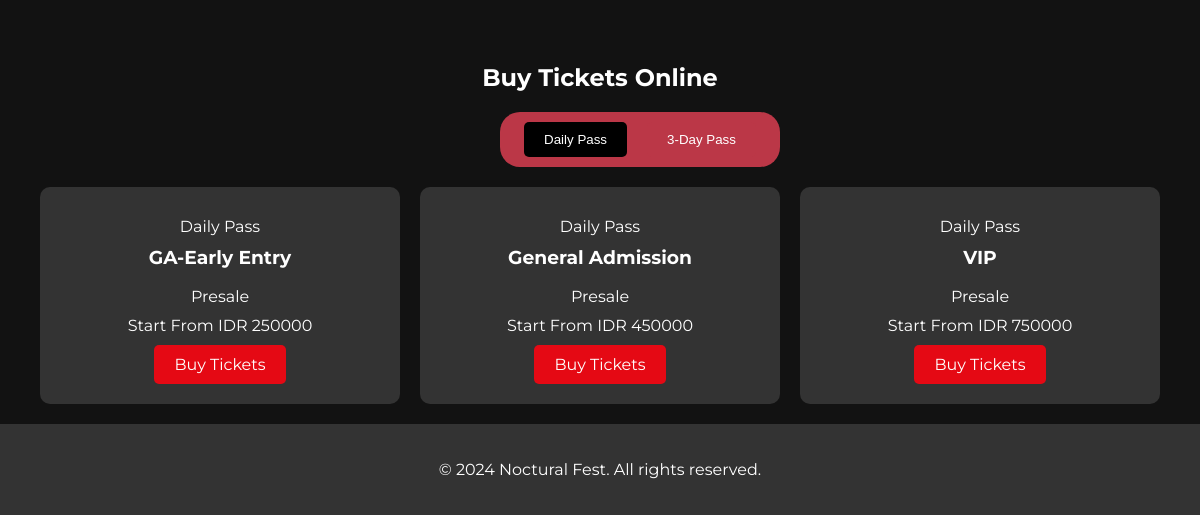
Before: / (lower part) with the older database file.
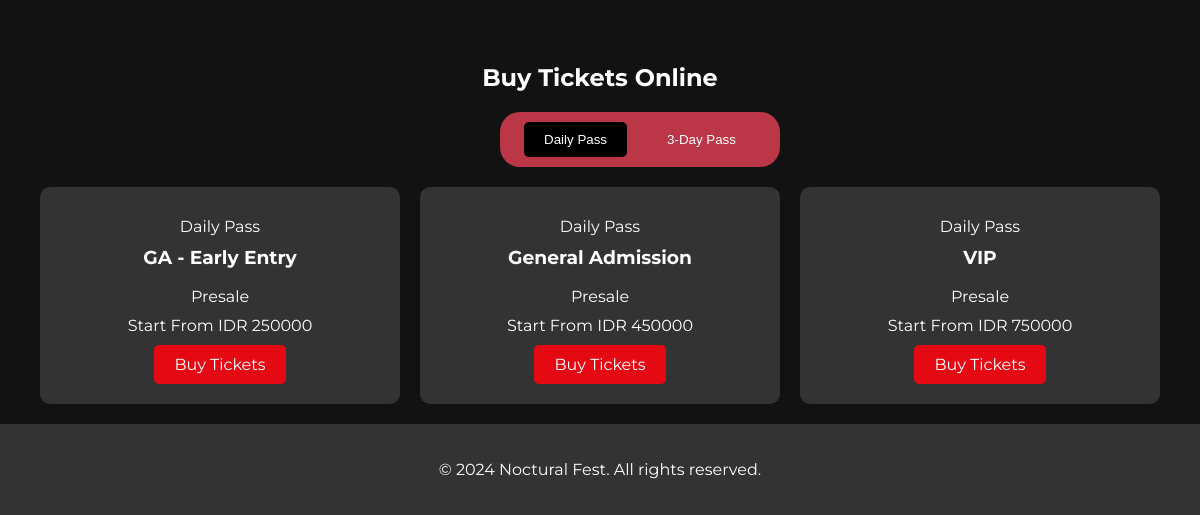
After: the same page with the newer database file.
### tables this page shows
CREATE TABLE `tiketdailypass` (
  `id` int(11) NOT NULL,
  `ticketKategori` varchar(128) NOT NULL,
  `price` int(128) NOT NULL,
  `stok` int(128) NOT NULL,
  `Tanggal` longtext NOT NULL
);

### application/controllers/home.php (called while the page is built, shortened)
<?php
class Home extends CI_Controller {
    public function __construct() {
        $this->load->helper('url');
    }
    public function index() {
        $data['tickets'] = $this->Tiket3daypass_model->get_all_3day();
        $data['ticket'] = $this->Tiketdailypass_model->get_all_tickets();
        $this->load->view('home', $data);
    }
}

### index.php (called while the page is built, shortened)
<?php
require_once BASEPATH.'core/CodeIgniter.php';

### application/models/Tiketdailypass_model.php (called while the page is built, shortened)
<?php
class Tiketdailypass_model extends CI_Model
{
    public function get_all_tickets()
    {
        $query = $this->db->get('Tiketdailypass');
        return $query->result();
    }
}

### application/views/home.php (the view, shortened to what this page needs)
<?php include 'header.php'; ?>
<section class="promo">
</section>
<section id="tickets" class="tickets">
    <h2>Buy Tickets Online</h2>
    <div class="ticket-switcher">
        <button id="daily-pass-btn" class="active" onclick="showDailyPass()">Daily Pass</button>
        <button id="three-day-pass-btn" onclick="showThreeDayPass()">3-Day Pass</button>
    </div>
    <div id="daily-pass" class="ticket-content">
        <?php foreach ($ticket as $t) : ?>
            <div class="ticket">
                <p>Daily Pass</p>
                <h3><?php echo $t->ticketKategori; ?></h3>
                <p>Presale</p>
                <p>Start From IDR <?php echo $t->price; ?></p>
                <a href="<?php echo base_url('Buyticket') . '?kategori=' . urlencode($t->ticketKategori) . '&price=' . $t->price . '&Tanggal_konser=' . urlencode($t->Tanggal) .  '&ticket_id=' . $t->id; ?>" class="btn">Buy Tickets</a>
            </div>
        <?php endforeach; ?>
    </div>
</section>
<?php include 'footer.php'; ?>

Changed rows visible on the page:
changed tiketdailypass: ticketKategori "GA-Early Entry" → "GA - Early Entry"
